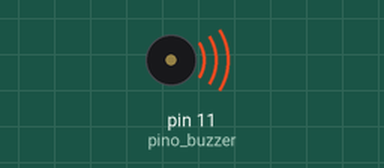
Bench run of a sketch on a simulated Arduino Uno, built with avr-gcc and run on an emulated ATmega328P. Shown: buzzer (waves = sounding).

Above: at 0.2 s.
At 6.5 s:
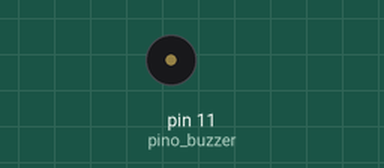
Timing chart, 0 to 9.8 s (numbered marks = the images above):
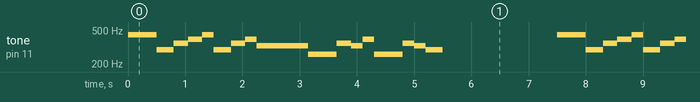

Measured:
- by itself, tone on pin 11 (pino_buzzer): repeats every 7.5 s: 293 Hz 0.30 s, 349 Hz 0.25 s, 391 Hz 0.25 s, 440 Hz 0.20 s, 293 Hz 0.30 s, 349 Hz 0.25 s, 391 Hz 0.20 s, 329 Hz 0.90 s, 261 Hz 0.50 s, 349 Hz 0.25 s, 329 Hz 0.20 s, 391 Hz 0.20 s, 261 Hz 0.50 s, 349 Hz 0.20 s, 329 Hz 0.20 s, 293 Hz 0.30 s, silent 2.0 s, 440 Hz 0.50 s

The sketch:

functions_piano.ino
```cpp
const int pino_buzzer = 11; //pino buzzer conectado

//Frequencias de cada nota musical
const int c = 261;//Dó
const int d = 293;//Ré
const int e = 329;//Mi
const int f = 349;//Fá
const int g = 391;//Sol
const int a = 440;//Lá
const int b = 493;//Si

void setup() {
  pinMode(pino_buzzer, OUTPUT);// buzzer saída
}

void loop() {
  La(500);
  Re(300);
  Fa(250);
  Sol(250);
  La(200);
  Re(300);
  Fa(250);
  Sol(200);
  Mi(700);
  delay(200);
  Do(500);
  Fa(250);
  Mi(200);
  Sol(200);
  Do(500);
  Fa(200);
  Mi(200);
  Re(300);

//desliga o buzzer
  noTone(pino_buzzer);
  delay(2000);
}

void Do(int tempo){
  tone(pino_buzzer, c);
  delay(tempo);
}

void Re(int tempo){
  tone(pino_buzzer, d);
  delay(tempo);
}

void Mi(int tempo){
  tone(pino_buzzer, e);
  delay(tempo);
}

void Fa(int tempo){
  tone(pino_buzzer, f);
  delay(tempo);
}

void Sol(int tempo){
  tone(pino_buzzer, g);
  delay(tempo);
}

void La(int tempo){
  tone(pino_buzzer, a);
  delay(tempo);
}

void Si(int tempo){
  tone(pino_buzzer, b);
  delay(tempo);
}
```
